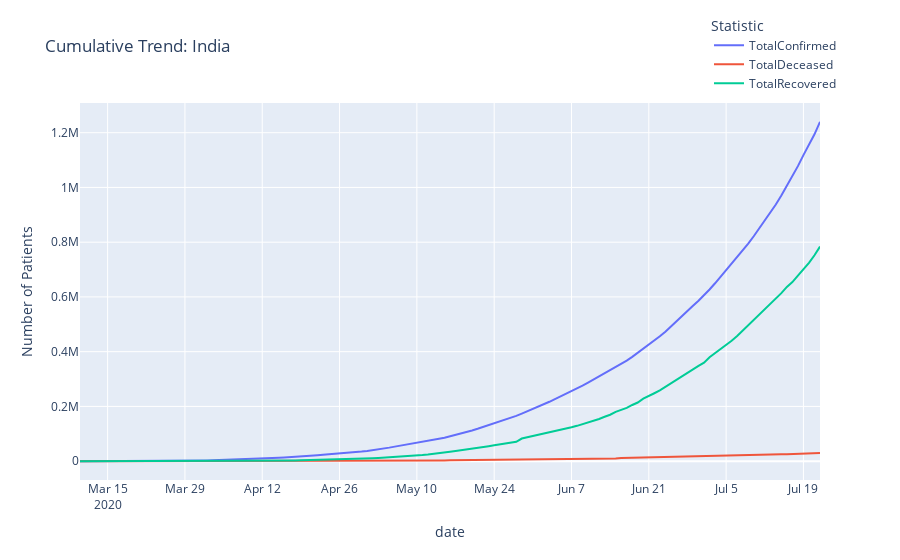

The cell this chart's notebook holds for it:
### Code cell
fig = india_data[['TotalConfirmed', 'TotalDeceased',
                  'TotalRecovered']].iloc[40:].plot(title=' Cumulative Trend: India')
fig.update_layout(yaxis=dict(title='Number of Patients'),
                  legend_title_text='Statistic', legend=dict(x=.85, y=1.24))

### Figure 1 — Plotly figure (JSON) as saved in the notebook; plotly's stock layout.template omitted (floating-point values rounded to 4 significant figures; data arrays with more than 128 entries replaced by an {"elided": "..."} marker saying what was removed)
{"data": [{"hovertemplate": "variable=TotalConfirmed<br>date=%{x}<br>value=%{y}<extra></extra>", "legendgroup": "TotalConfirmed", "line": {"color": "#636efa", "dash": "solid"}, "mode": "lines", "name": "TotalConfirmed", "orientation": "v", "showlegend": true, "type": "scatter", "x": {"elided": "135 str values"}, "xaxis": "x", "y": {"elided": "135 int values"}, "yaxis": "y"}, {"hovertemplate": "variable=TotalDeceased<br>date=%{x}<br>value=%{y}<extra></extra>", "legendgroup": "TotalDeceased", "line": {"color": "#EF553B", "dash": "solid"}, "mode": "lines", "name": "TotalDeceased", "orientation": "v", "showlegend": true, "type": "scatter", "x": {"elided": "135 str values"}, "xaxis": "x", "y": {"elided": "135 int values"}, "yaxis": "y"}, {"hovertemplate": "variable=TotalRecovered<br>date=%{x}<br>value=%{y}<extra></extra>", "legendgroup": "TotalRecovered", "line": {"color": "#00cc96", "dash": "solid"}, "mode": "lines", "name": "TotalRecovered", "orientation": "v", "showlegend": true, "type": "scatter", "x": {"elided": "135 str values"}, "xaxis": "x", "y": {"elided": "135 int values"}, "yaxis": "y"}], "layout": {"legend": {"title": {"text": "Statistic"}, "tracegroupgap": 0, "x": 0.85, "y": 1.24}, "title": {"text": " Cumulative Trend: India"}, "xaxis": {"anchor": "y", "domain": [0, 1], "title": {"text": "date"}}, "yaxis": {"anchor": "x", "domain": [0, 1], "title": {"text": "Number of Patients"}}}}
